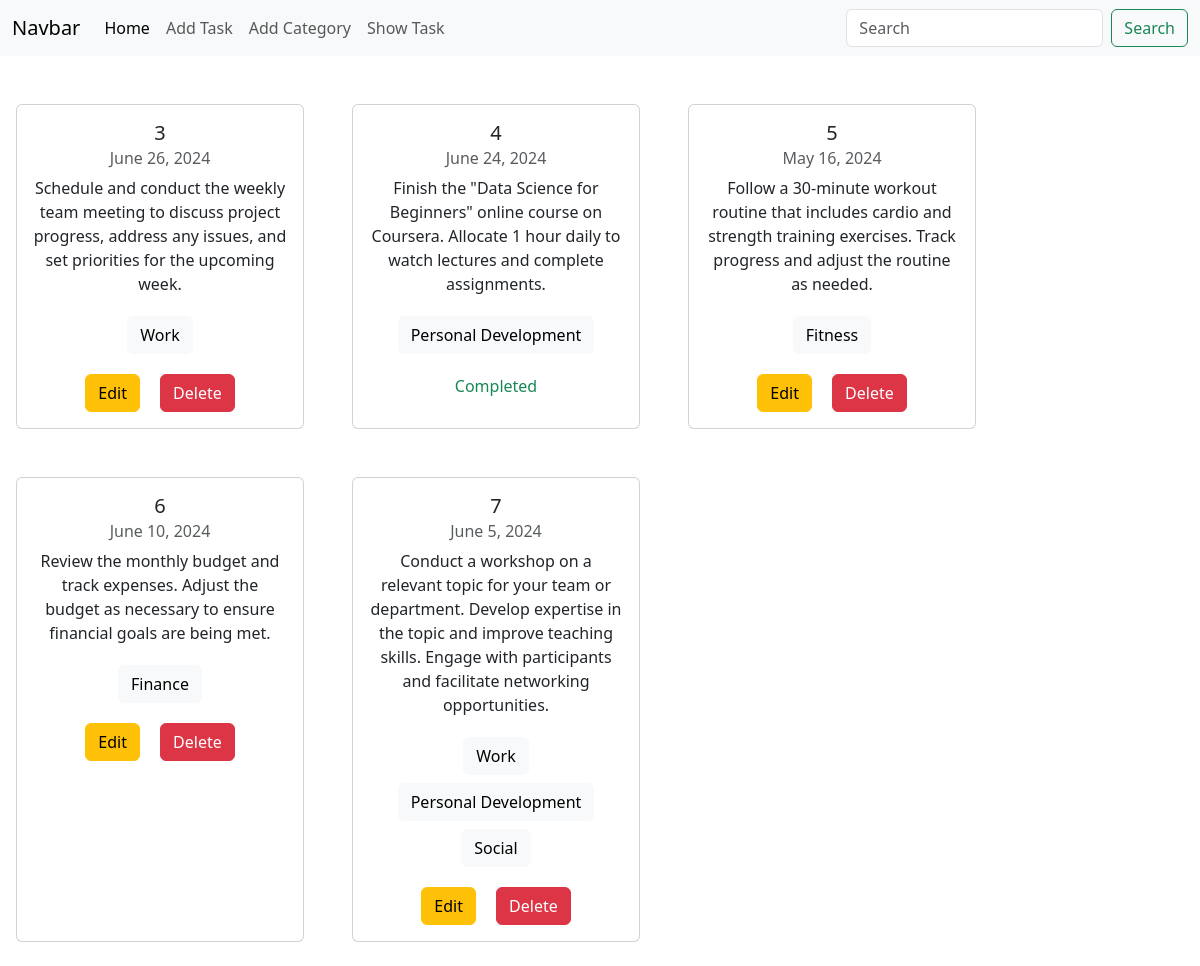
Page /task/show_task/ on the committed database.
### task/models.py (models this page shows, shortened)
class Task(models.Model):
    taskTitle = models.CharField(max_length=50)
    taskDescription = models.TextField()
    is_completed = models.BooleanField(default=False)
    task_assign_date = models.DateField()
    category = models.ManyToManyField(Category)

### category/models.py (models this page shows, shortened)
class Category(models.Model):
    category_name = models.CharField(max_length=100)

### task/views.py (the view)
# urls.py: path('show_task/',views.showTask, name='show_task'),
def showTask(request):
    data = Task.objects.all()
    return render(request,'show_task.html',{'data':data})

### task/templates/show_task.html
{% extends "base.html" %}
{% block content %}
{% if data %}
<div class='d-flex gap-5 mt-5 ps-3 mb-4 flex-wrap'>
    {% for task in  data%}
    <div class="card text-center" style="width: 18rem;">
        <div class="card-body">
          <h5 class="card-title">{{task.id}}</h5>
          <h6 class="card-subtitle mb-2 text-muted">{{task.task_assign_date}}</h6>
          <p class="card-text">{{task.taskDescription}}</p>
          <p class="card-text">
            {% for cat in task.category.all %}
            <button class='btn btn-light my-1'>{{cat.category_name}}</button>
            {% endfor %}
          </p>
          {% if task.is_completed == True %}
          <p class='card-text text-success'>Completed</p>
          {% else %}
          <a href="{% url 'edit_task' task.id%}" class="card-link btn btn-warning">Edit</a>
          <a href="{% url 'delete_task' task.id%}" class="card-link btn btn-danger">Delete</a>
          {% endif %}
        </div>
    </div>
    {% endfor %}
</div>
{% else %}
<h2 class='text-center mt-4'>Currently No Task Available</h2>
{% endif %}
{% endblock  %}

### templates/base.html (shortened to what this page needs)
<!doctype html>
<html lang="en">
  <head>
    <link href="https://cdn.jsdelivr.net/npm/bootstrap@5.3.3/dist/css/bootstrap.min.css" rel="stylesheet">
  </head>
  <body>
    <nav class="navbar navbar-expand-lg bg-body-tertiary">
        <div class="container-fluid">
          <a class="navbar-brand" href="#">Navbar</a>
          <div class="collapse navbar-collapse" id="navbarSupportedContent">
            <ul class="navbar-nav me-auto mb-2 mb-lg-0">
              <li class="nav-item">
                <a class="nav-link active" aria-current="page" href="{% url 'home' %}">Home</a>
              </li>
              <li class="nav-item">
                <a class="nav-link" href="{% url 'add_task' %}">Add Task</a>
              </li>
              <li class="nav-item">
                <a class="nav-link" href="{% url 'add_category' %}">Add Category</a>
              </li>
              <li class="nav-item">
                <a class="nav-link" href="{% url 'show_task' %}">Show Task</a>
              </li>
            </ul>
            <form class="d-flex" role="search">
              <input class="form-control me-2" type="search" placeholder="Search" aria-label="Search">
              <button class="btn btn-outline-success" type="submit">Search</button>
            </form>
          </div>
        </div>
      </nav>
      {% block content %}{% endblock  %}
  </body>
</html>

### rows in the picture
Task: id "3", task_assign_date "June 26, 2024", taskDescription "Schedule and conduct the weekly team meeting to discuss project progress, address any issues, and set priorities for the upcoming week.", is_completed "Edit"
Category: category_name "Work"
Task: id "4", task_assign_date "June 24, 2024", taskDescription "Finish the \"Data Science for Beginners\" online course on Coursera. Allocate 1 hour daily to watch lectures and complete assignments.", is_completed "Completed"
Category: category_name "Personal Development"
Task: id "5", task_assign_date "May 16, 2024", taskDescription "Follow a 30-minute workout routine that includes cardio and strength training exercises. Track progress and adjust the routine as needed.", is_completed "Edit"
Category: category_name "Fitness"
Task: id "6", task_assign_date "June 10, 2024", taskDescription "Review the monthly budget and track expenses. Adjust the budget as necessary to ensure financial goals are being met.", is_completed "Edit"
Category: category_name "Finance"
Task: id "7", task_assign_date "June 5, 2024", taskDescription "Conduct a workshop on a relevant topic for your team or department. Develop expertise in the topic and improve teaching skills. Engage with participants and facilitate networking opportunities.", is_completed "Edit"
Category: category_name "Social"
